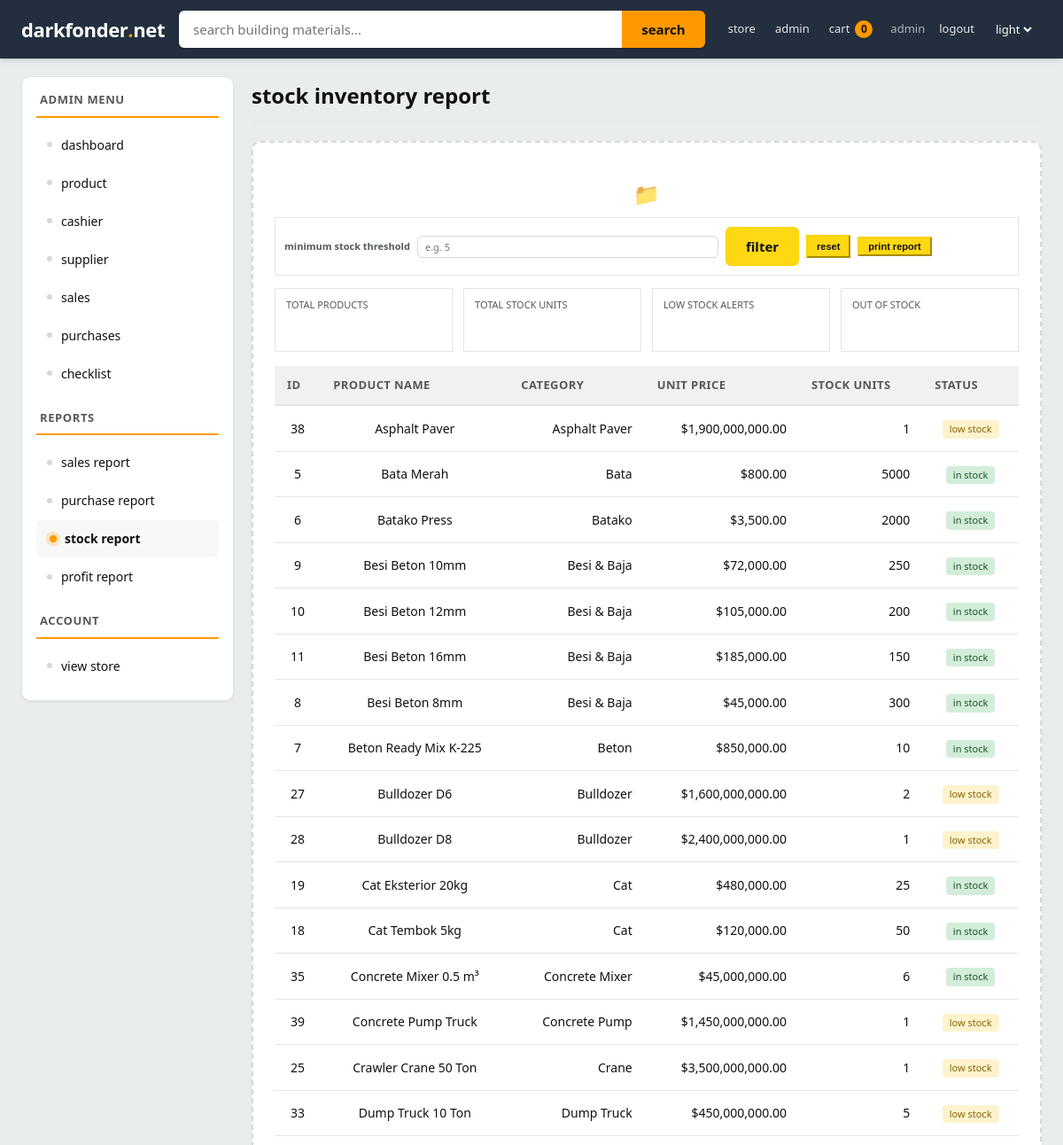
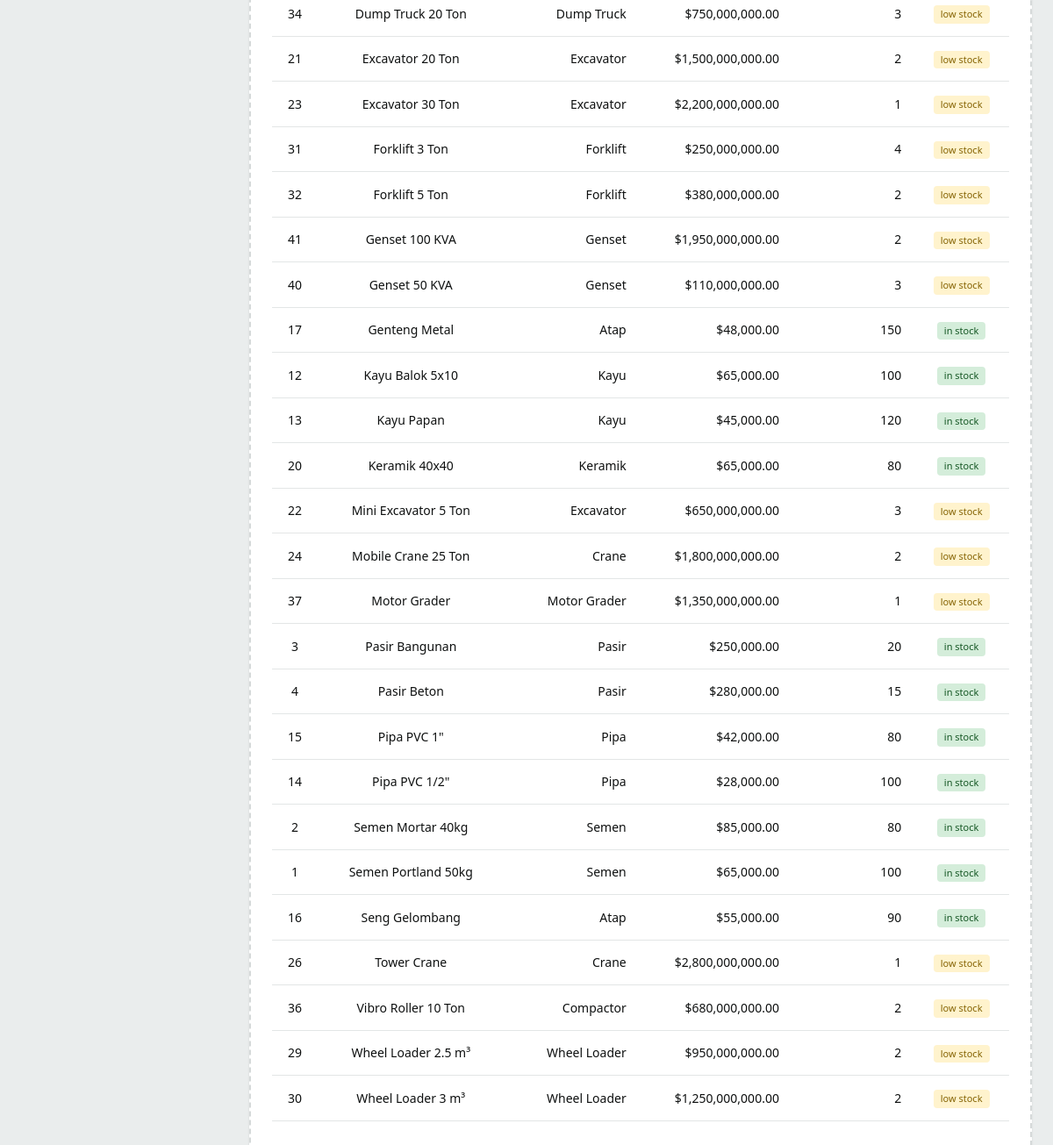
Screenshot of /admin/laporanstok.php (signed in) with the database file from the repository (2 pictures, top to bottom).
### tables this page shows
CREATE TABLE products (
    id INT AUTO_INCREMENT PRIMARY KEY,
    category_id INT DEFAULT NULL,
    code VARCHAR(50) DEFAULT NULL,
    name VARCHAR(150) NOT NULL UNIQUE,
    price DECIMAL(15,2) NOT NULL DEFAULT 0.00,
    stock INT NOT NULL DEFAULT 0,
    minimum_stock INT NOT NULL DEFAULT 0,
    category VARCHAR(50) NOT NULL DEFAULT 'General',
    description TEXT,
    unit VARCHAR(50) DEFAULT 'pcs',
    image VARCHAR(255) DEFAULT 'images/glock17.png',
    status VARCHAR(50) NOT NULL DEFAULT 'active'
);

### includes/transaksihelper.php (called while the page is built, shortened)
<?php
function format_uang($angka)
{
    return "$" . number_format((float)$angka, 2);
}

### admin/laporanstok.php (the view, shortened to what this page needs)
<?php
require_once __DIR__ . '/../config/database.php';
require_once __DIR__ . '/../includes/transaksihelper.php';
$threshold = isset($_GET['threshold']) && is_numeric($_GET['threshold']) ? (int)$_GET['threshold'] : null;
$active_limit = $threshold !== null ? $threshold : 5;
if ($threshold !== null) {
    $res_products = mysqli_query($koneksi, "SELECT * FROM products WHERE stock <= $threshold ORDER BY stock ASC");
} else {
    $res_products = mysqli_query($koneksi, "SELECT * FROM products ORDER BY name ASC");
}
$q_all = mysqli_query($koneksi, "SELECT * FROM products");
$total_items = 0;
$total_stock = 0;
$low_stock = 0;
$out_stock = 0;
if ($q_all) {
    while ($row = mysqli_fetch_assoc($q_all)) {
        $total_items++;
        $total_stock += (int)$row['stock'];
        if ((int)$row['stock'] <= 5) {
            $low_stock++;
        }
    }
}
?>
<!DOCTYPE html>
<html lang="en">
<head>
    <link rel="stylesheet" href="../assets/style.css?v=3">
</head>
<body class="marketpage themelight">
    <?php require __DIR__ . '/../partials/topbar.php'; ?>
    <div class="layout">
        <?php require __DIR__ . '/../partials/sidebaradmin.php'; ?>
        <div class="content">
            <div class="heading">stock inventory report</div>
            <div class="emptybox">
                <div class="filterbox">
                    <form method="get" action="laporanstok.php" class="filterform">
                        <label for="threshinput" class="filterlabel">minimum stock threshold</label>
                        <input type="number" id="threshinput" name="threshold" class="forminput dateinput" value="<?= $threshold !== null ? htmlspecialchars((string)$threshold) : '' ?>" placeholder="e.g. 5" min="0">
                        <button type="submit" class="enterbtn">filter</button>
                        <a href="laporanstok.php" class="printbtn" style="text-decoration:none">reset</a>
                        <button type="button" class="printbtn" onclick="window.print()">print report</button>
                    </form>
                </div>
                <div class="cardgrid">
                    <div class="summarycard">
                        <div class="cardtitle">total products</div>
                        <div class="cardvalue"><?= $total_items ?></div>
                    </div>
                    <div class="summarycard">
                        <div class="cardtitle">total stock units</div>
                        <div class="cardvalue"><?= $total_stock ?></div>
                    </div>
                    <div class="summarycard">
                        <div class="cardtitle">low stock alerts</div>
                        <div class="cardvalue"><?= $low_stock ?></div>
                    </div>
                    <div class="summarycard">
                        <div class="cardtitle">out of stock</div>
                        <div class="cardvalue"><?= $out_stock ?></div>
                    </div>
                </div>
                <table class="carttable">
                    <tr class="cartheader">
                        <th class="cartcell">id</th>
                        <th class="cartcell">product name</th>
                        <th class="cartcell">category</th>
                        <th class="cartcell">unit price</th>
                        <th class="cartcell">stock units</th>
                        <th class="cartcell">status</th>
                    </tr>
                    <?php if ($res_products && mysqli_num_rows($res_products) > 0): ?>
                        <?php while ($prod = mysqli_fetch_assoc($res_products)): ?>
                            <?php $stk = (int)$prod['stock']; ?>
                            <tr class="cartrow">
                                <td class="cartcell"><?= (int)$prod['id'] ?></td>
                                <td class="cartcell"><?= htmlspecialchars($prod['name']) ?></td>
                                <td class="cartcell"><?= htmlspecialchars($prod['category'] ?? '-') ?></td>
                                <td class="cartcell"><?= format_uang($prod['price']) ?></td>
                                <td class="cartcell"><?= $stk ?></td>
                                <td class="cartcell">
                                    <?php if ($stk <= 0): ?>
                                        <span class="pillno">out of stock</span>
                                    <?php elseif ($stk <= $active_limit): ?>
                                        <span class="pillalert">low stock</span>
                                    <?php else: ?>
                                        <span class="pillok">in stock</span>
                                    <?php endif; ?>
                                </td>
                            </tr>
                        <?php endwhile; ?>
                    <?php else: ?>
                        <tr class="cartrow">
                            <td class="cartcell" colspan="6">no products found matching the criteria.</td>
                        </tr>
                    <?php endif; ?>
                </table>
            </div>
        </div>
    </div>
</body>
</html>

### assets/style.css (style rules this page uses)
* { box-sizing: border-box; }
:root { --bgpage: #EAEDED; --bgpanel: #232F3E; --bgpanel2: #131921; --bgcard: #FFFFFF; --bginput: #FFFFFF; --bgsoft: #F7F8F8; --bgsoft2: #F0F2F2; --border: #E3E6E6; --borderstrong: #D5D9D9; --textmain: #0F1111; --textdim: #565959; --textmute: #6B7280; --linkcolor: #007185; --linkhover: #C7511F; --brand: #FFFFFF; --branddark: #232F3E; --accent: #FF9900; --accentdark: #E77600; --danger: #B12704; --success: #067D62; --btnbg: #FFD814; --btnborder: #FCD200; --btntext: #0F1111; --btnsecondary: #FFFFFF; --btnsecondaryborder: #D5D9D9; --tableheader: #F0F2F2; --shadow: 0 1px 3px rgba(15,17,17,0.08); --shadowhover: 0 4px 14px rgba(15,17,17,0.14); --radius: 10px; --radius-sm: 6px; --font: "Segoe UI", "Helvetica Neue", Arial, sans-serif; }
body { margin: 0; padding: 0; font-family: var(--font); font-size: 16px; line-height: 1.5; background-color: var(--bgpage); color: var(--textmain); -webkit-font-smoothing: antialiased; }
a { color: var(--linkcolor); text-decoration: none; }
.enterbtn { background-color: var(--btnbg); color: var(--btntext); border: 1px solid var(--btnborder); border-radius: var(--radius-sm); padding: 11px 22px; font-size: 15px; font-weight: 700; cursor: pointer; font-family: var(--font); transition: background-color 0.15s ease, transform 0.1s ease; }
.marketpage { background-color: var(--bgpage); color: var(--textmain); min-height: 100vh; }
.layout { display: flex; min-height: calc(100vh - 68px); max-width: 1320px; margin: 0 auto; gap: 20px; padding: 20px 24px 40px; }
.content { flex: 1; background-color: transparent; border: none; padding: 0; min-width: 0; }
.heading { font-size: 24px; font-weight: 700; color: var(--textmain); margin: 4px 0 20px; padding-bottom: 12px; border-bottom: 1px solid var(--border); background: none; border-left: none; border-right: none; border-top: none; text-align: left; }
.emptybox { border: 2px dashed var(--borderstrong); border-radius: var(--radius); padding: 40px 24px; background-color: var(--bgcard); text-align: center; color: var(--textdim); font-size: 15px; box-shadow: var(--shadow); }
.emptybox::before { content: "📁 "; display: block; font-size: 24px; margin-bottom: 8px; }
.carttable { width: 100%; border-collapse: collapse; margin-bottom: 16px; background-color: var(--bgcard); }
.cartheader { background-color: var(--tableheader); }
.cartheader th { font-size: 13px; font-weight: 700; color: var(--textdim); text-transform: uppercase; letter-spacing: 0.4px; text-align: left; padding: 12px 14px; border-bottom: 2px solid var(--border); }
.cartrow { border-bottom: 1px solid var(--border); }
.cartcell { padding: 14px; font-size: 14px; color: var(--textmain); border: none; }
.cartrow:last-child .cartcell { border-bottom: none; }
.carttable .cartrow .cartcell:nth-child(3), .carttable .cartrow .cartcell:nth-child(4), .carttable .cartrow .cartcell:nth-child(5) { text-align: right; }
.forminput { width: 100%; max-width: 340px; padding: 11px 14px; border: 1px solid var(--borderstrong); border-radius: var(--radius-sm); font-size: 15px; background-color: var(--bginput); color: var(--textmain); font-family: var(--font); }
.pillok { display: inline-block; padding: 2px 8px; border-radius: 4px; font-size: 11px; background: #d4edda; color: #155724; }
.pillalert { display: inline-block; padding: 2px 8px; border-radius: 4px; font-size: 11px; background: #fff3cd; color: #856404; }
.printbtn { padding: 3px 10px; background-color: var(--btnbg); border: 2px outset var(--btnborder); cursor: pointer; font-size: 11px; font-weight: bold; color: var(--btntext); font-family: Tahoma, Verdana, Arial, sans-serif; display: inline-block; }
.cardgrid, .summarycards { display: flex; gap: 12px; margin-bottom: 16px; flex-wrap: wrap; }
.summarycard { flex: 1; min-width: 140px; background-color: var(--bgcard); border: 1px solid var(--border); padding: 10px 12px; text-align: left; }
.cardtitle { font-size: 11px; color: var(--textdim); text-transform: uppercase; margin-bottom: 6px; }
.cardvalue { font-size: 18px; font-weight: bold; color: var(--brand); }
.filterbox { margin-bottom: 14px; padding: 10px; border: 1px solid var(--border); background-color: var(--bgcard); }
.filterform { display: flex; align-items: center; gap: 8px; flex-wrap: wrap; margin: 0; }
.filterlabel { font-size: 11px; font-weight: bold; color: var(--textdim); }
.dateinput { padding: 4px 8px; font-size: 11px; }

### rows the page displays
products: id "38", name "Asphalt Paver", category "Asphalt Paver", price "$1,900,000,000.00", stock "1", shows "low stock"
products: id "5", name "Bata Merah", category "Bata", price "$800.00", stock "5000", shows "in stock"
products: id "6", name "Batako Press", category "Batako", price "$3,500.00", stock "2000", shows "in stock"
products: id "9", name "Besi Beton 10mm", category "Besi & Baja", price "$72,000.00", stock "250", shows "in stock"
products: id "10", name "Besi Beton 12mm", category "Besi & Baja", price "$105,000.00", stock "200", shows "in stock"
products: id "11", name "Besi Beton 16mm", category "Besi & Baja", price "$185,000.00", stock "150", shows "in stock"
products: id "8", name "Besi Beton 8mm", category "Besi & Baja", price "$45,000.00", stock "300", shows "in stock"
products: id "7", name "Beton Ready Mix K-225", category "Beton", price "$850,000.00", stock "10", shows "in stock"
products: id "27", name "Bulldozer D6", category "Bulldozer", price "$1,600,000,000.00", stock "2", shows "low stock"
products: id "28", name "Bulldozer D8", category "Bulldozer", price "$2,400,000,000.00", stock "1", shows "low stock"
products: id "19", name "Cat Eksterior 20kg", category "Cat", price "$480,000.00", stock "25", shows "in stock"
products: id "18", name "Cat Tembok 5kg", category "Cat", price "$120,000.00", stock "50", shows "in stock"
products: id "35", name "Concrete Mixer 0.5 m³", category "Concrete Mixer", price "$45,000,000.00", stock "6", shows "in stock"
products: id "39", name "Concrete Pump Truck", category "Concrete Pump", price "$1,450,000,000.00", stock "1", shows "low stock"
products: id "25", name "Crawler Crane 50 Ton", category "Crane", price "$3,500,000,000.00", stock "1", shows "low stock"
products: id "33", name "Dump Truck 10 Ton", category "Dump Truck", price "$450,000,000.00", stock "5", shows "low stock"
products: id "34", name "Dump Truck 20 Ton", category "Dump Truck", price "$750,000,000.00", stock "3", shows "low stock"
products: id "21", name "Excavator 20 Ton", category "Excavator", price "$1,500,000,000.00", stock "2", shows "low stock"
products: id "23", name "Excavator 30 Ton", category "Excavator", price "$2,200,000,000.00", stock "1", shows "low stock"
products: id "31", name "Forklift 3 Ton", category "Forklift", price "$250,000,000.00", stock "4", shows "low stock"
products: id "32", name "Forklift 5 Ton", category "Forklift", price "$380,000,000.00", stock "2", shows "low stock"
products: id "41", name "Genset 100 KVA", category "Genset", price "$1,950,000,000.00", stock "2", shows "low stock"
products: id "40", name "Genset 50 KVA", category "Genset", price "$110,000,000.00", stock "3", shows "low stock"
products: id "17", name "Genteng Metal", category "Atap", price "$48,000.00", stock "150", shows "in stock"
products: id "12", name "Kayu Balok 5x10", category "Kayu", price "$65,000.00", stock "100", shows "in stock"
products: id "13", name "Kayu Papan", category "Kayu", price "$45,000.00", stock "120", shows "in stock"
products: id "20", name "Keramik 40x40", category "Keramik", price "$65,000.00", stock "80", shows "in stock"
products: id "22", name "Mini Excavator 5 Ton", category "Excavator", price "$650,000,000.00", stock "3", shows "low stock"
products: id "24", name "Mobile Crane 25 Ton", category "Crane", price "$1,800,000,000.00", stock "2", shows "low stock"
products: id "37", name "Motor Grader", category "Motor Grader", price "$1,350,000,000.00", stock "1", shows "low stock"
products: id "3", name "Pasir Bangunan", category "Pasir", price "$250,000.00", stock "20", shows "in stock"
products: id "4", name "Pasir Beton", category "Pasir", price "$280,000.00", stock "15", shows "in stock"
products: id "15", name "Pipa PVC 1\"", category "Pipa", price "$42,000.00", stock "80", shows "in stock"
products: id "14", name "Pipa PVC 1/2\"", category "Pipa", price "$28,000.00", stock "100", shows "in stock"
products: id "2", name "Semen Mortar 40kg", category "Semen", price "$85,000.00", stock "80", shows "in stock"
products: id "1", name "Semen Portland 50kg", category "Semen", price "$65,000.00", stock "100", shows "in stock"
products: id "16", name "Seng Gelombang", category "Atap", price "$55,000.00", stock "90", shows "in stock"
products: id "26", name "Tower Crane", category "Crane", price "$2,800,000,000.00", stock "1", shows "low stock"
products: id "36", name "Vibro Roller 10 Ton", category "Compactor", price "$680,000,000.00", stock "2", shows "low stock"
products: id "29", name "Wheel Loader 2.5 m³", category "Wheel Loader", price "$950,000,000.00", stock "2", shows "low stock"
products: id "30", name "Wheel Loader 3 m³", category "Wheel Loader", price "$1,250,000,000.00", stock "2", shows "low stock"

### other values shown
$topbarcartcount "0"
$topuser "admin"
